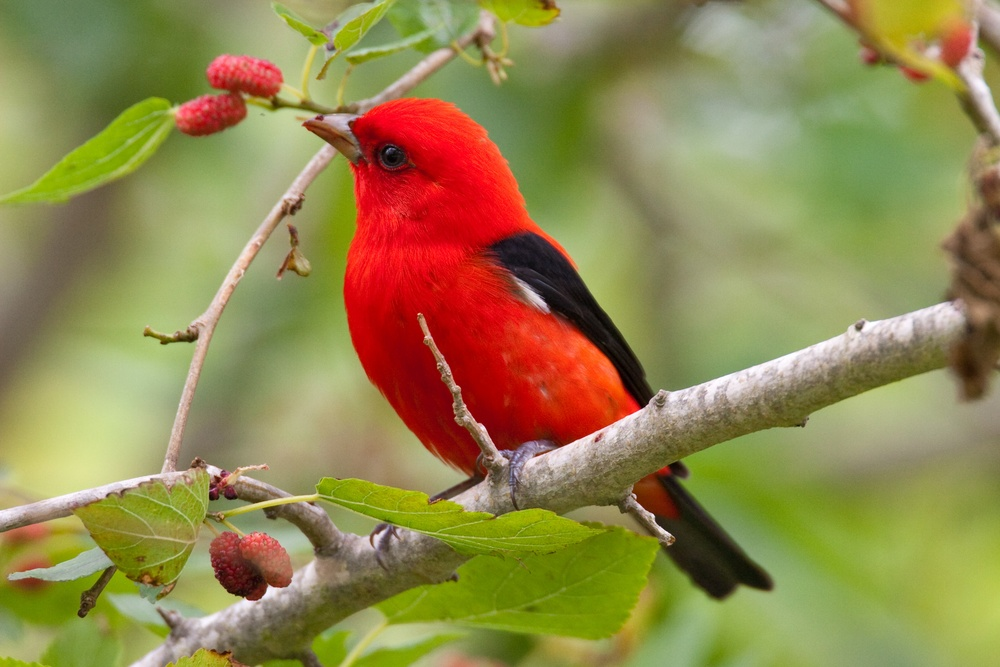
#> input picture lena.jpg, 1000 x 667 px, shrunk from 3044 x 2029 before the run, found by its file name
$ python Trab.py
#> lines starting #> are read from the running program, lines starting #| are printed output that depends on the picture
import cv2
import numpy as np
from tkinter import *
from matplotlib import pyplot as plt

root = Tk()
root.title('Processamento de imagem')

path = r'C:\_SourceCode\Prototipo\lena.jpg'

img = cv2.imread(path,1)
#> img is the input picture: shape (667, 1000, 3); mean B, G, R 79.6, 134.6, 146.8
nimg = cv2.imread(path,0)
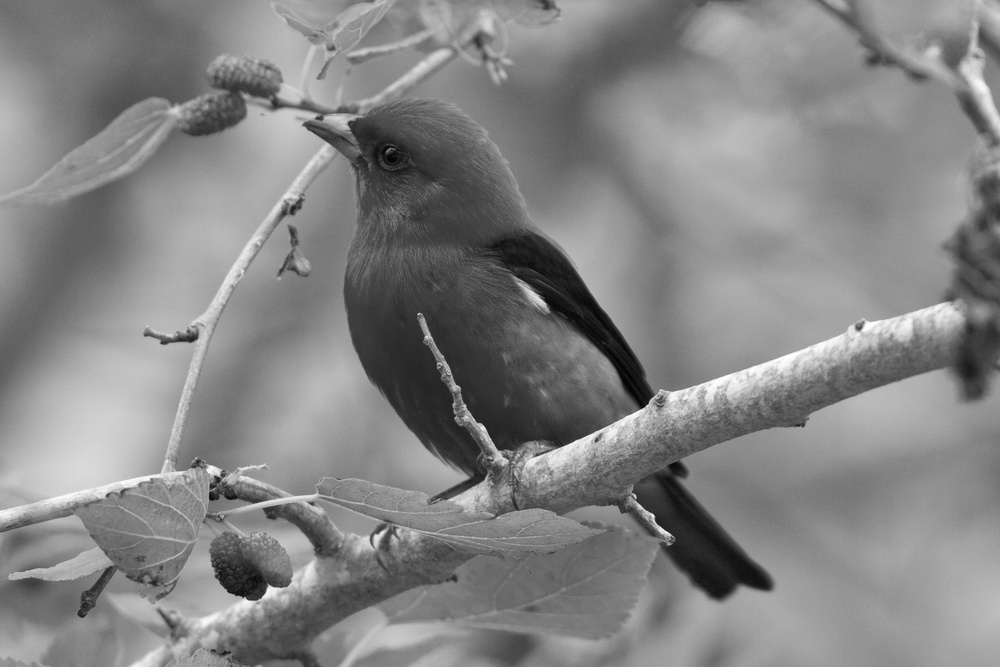
#> nimg: shape (667, 1000); min 1, max 255, mean 132


# [45 lines left out: functions colorido, cinza, hist, binario, filter, blur, not called in this run]


b = Button(root, text="Colorido", command=colorido,height = 5, width = 25)
a = Button(root, text="Cinza", command=cinza,height = 5, width = 25)
j = Button(root, text="Binario", command=binario,height = 5, width = 25)
h = Button(root, text="Histograma", command=hist,height = 5, width = 25)
f1= Button(root, text="Passa-Baixo", command=filter,height = 5, width = 25)
f2= Button(root, text="Blur", command=blur,height = 5, width = 25)


j.pack()
b.pack()
a.pack()
h.pack()
f1.pack()
f2.pack()

w = Canvas(root, width=200, height=200) #Cria canvas com proporção
w.pack() #adiciona o canvas
root.mainloop()
